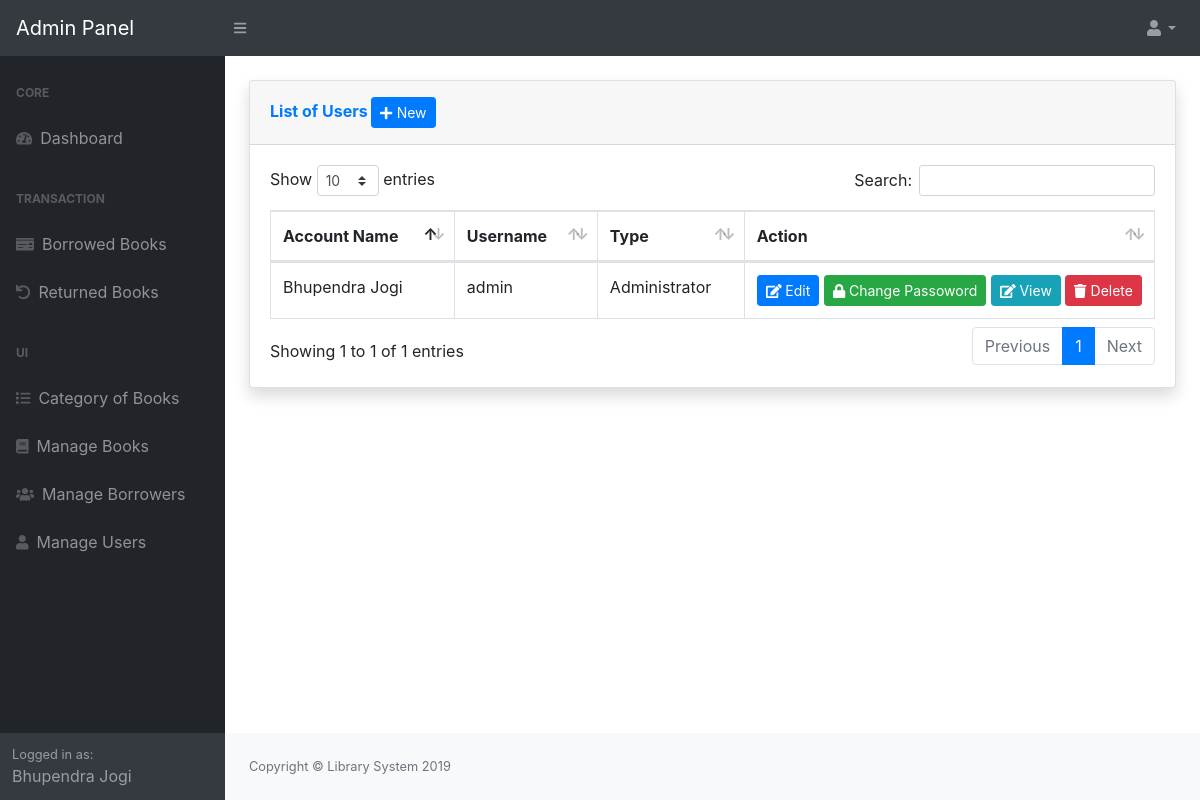
Screenshot of /admin/users/index.php (signed in) with the database file from the repository.
### tables this page shows
CREATE TABLE `tblusers` (
  `USERID` int(11) NOT NULL,
  `NAME` varchar(124) NOT NULL,
  `UEMAIL` varchar(125) NOT NULL,
  `PASS` varchar(125) NOT NULL,
  `TYPE` varchar(125) NOT NULL,
  `Status` varchar(11) NOT NULL,
  `PicLoc` text NOT NULL,
  `fine` varchar(20) DEFAULT NULL
);

### admin/users/index.php (called while the page is built, shortened)
<?php
require_once("../themes/templates.php");
?>

### include/database.php (called while the page is built, shortened)
<?php
class Database {
	var $sql_string = '';
	private $conn;
	public function open_connection() {
		$this->conn = mysqli_connect(server, user, pass);
		if (!$this->conn) {
			throw new Exception("Failed to connect to the database server: " . mysqli_connect_error());
		} else {
			$db_select = mysqli_select_db($this->conn, database_name);
		}
	}
	function setQuery($sql='') {
		$this->sql_string=$sql;
	}
	function executeQuery() {
		$result = mysqli_query($this->conn,$this->sql_string);
		return $result;
	}
	private function confirm_query($result) {
		return $result;
	}
	function loadResultList( $key='' ) {
		$cur = $this->executeQuery();
		$array = array();
		while ($row = mysqli_fetch_object($cur)) {
			if ($key) {
				$array[$row->$key] = $row;
			} else {
				$array[] = $row;
			}
		}
		return $array;
	}
	function loadSingleResult() {
		$cur = $this->executeQuery();
		while ($row = mysqli_fetch_object($cur)) {
		return $data = $row;
		}
	}
}
$mydb = new Database();
?>

### include/accounts.php (called while the page is built, shortened)
<?php
require_once(LIB_PATH.DS.'database.php');
class User {
	protected static  $tblname = "tblusers";
	function single_user($id=""){
			global $mydb;
			$mydb->setQuery("SELECT * FROM ".self::$tblname."
				Where USERID= '{$id}' LIMIT 1");
			$cur = $mydb->loadSingleResult();
			return $cur;
	}
}
?>

### admin/users/list.php (the view, shortened to what this page needs)
        <div class="card shadow mb-4">
          <div class="card-header py-3">
            <h6 class="m-0 font-weight-bold text-primary">List of Users <a href="index.php?view=add" class="btn btn-primary btn-sm" ><i class="fa fa-plus"></i> New</a></h6>
          </div>
          <div class="card-body">
            <div class="table-responsive">
              <table class="table table-bordered table-hover" id="dataTable" width="100%" cellspacing="0"  style="white-space: nowrap;">
		  <thead>
		  		<th> Account Name</th>
		  		<th>Username</th>
		  		<th>Type</th>
		  		<th width="20%">Action</th>
		  </thead>
		  <tbody>
		  	<?php
		  		$mydb->setQuery("SELECT *
									FROM  `tblusers`");
		  		$cur = $mydb->loadResultList();
				foreach ($cur as $result) {
		  		echo '<tr>';
		  		echo '<td>' . $result->NAME.'</a></td>';
		  		echo '<td>'. $result->UEMAIL.'</td>';
		  		echo '<td>'. $result->TYPE.'</td>';
		  		if ($result->TYPE=="SystemAdministrator") {
		  			$btn = '<a title="Edit" href="index.php?view=edit&id='.$result->USERID.'" class="btn btn-primary btn-sm  " ><i class="fa fa-edit"></i> Edit</a> <a title="Edit" href="index.php?view=changepassword&id='.$result->USERID.'" class="btn btn-success btn-sm  " ><i class="fa fa-lock"></i> Change Passoword</a> <a title="View" href="index.php?view=view&id='.$result->USERID.'" class="btn btn-info btn-sm  " ><i class="fa fa-edit"></i> View</a>';
		  		}else{
		  			$btn= '<a title="Edit" href="index.php?view=edit&id='.$result->USERID.'" class="btn btn-primary btn-sm  " ><i class="fa fa-edit"></i> Edit</a> <a title="Edit" href="index.php?view=changepassword&id='.$result->USERID.'" class="btn btn-success btn-sm  " ><i class="fa fa-lock"></i> Change Passoword</a> <a title="View" href="index.php?view=view&id='.$result->USERID.'" class="btn btn-info btn-sm  " ><i class="fa fa-edit"></i> View</a>
		  					 <a title="Delete" href="controller.php?action=delete&id='.$result->USERID.'" class="btn btn-danger btn-sm  " ><i class="fa fa-trash"></i> Delete</a>';
		  		}
		  		echo '<td > '.$btn.'</td>';
		  		echo '</tr>';
		  	}
		  	?>
		  </tbody>
		</table>
	</div>
</div>

### admin/themes/templates.php (shortened to what this page needs)
<?php
 $user = New User();
  $singleuser = $user->single_user($_SESSION['USERID']);
?>
<!DOCTYPE html>
<html lang="en">
    <head>
        <link href="<?php echo web_root;?>admin/dist/css/styles.css" rel="stylesheet" />
          <link href="<?php echo web_root;?>admin/dist/css/datepicker.css" rel="stylesheet" />
        <link href="<?php echo web_root;?>admin/dist/css/dataTables.bootstrap4.min.css" rel="stylesheet" />
        <link href="<?php echo web_root;?>admin/dist/fonts/font-awesome.min.css" rel="stylesheet" />
        <link href="https://cdn.jsdelivr.net/npm/select2@4.0.13/dist/css/select2.min.css" rel="stylesheet" />
    </head>
    <body class="sb-nav-fixed">
        <nav class="sb-topnav navbar navbar-expand navbar-dark bg-dark">
            <a class="navbar-brand" href="<?php echo web_root;?>admin/">Admin Panel</a><button class="btn btn-link btn-sm order-1 order-lg-0" id="sidebarToggle" href="#"><i class="fas fa-bars"></i></button
            >
            <ul class="navbar-nav ml-auto ml-md-0">
                <li class="nav-item dropdown">
                    <a class="nav-link dropdown-toggle" id="userDropdown" href="#" role="button" data-toggle="dropdown" aria-haspopup="true" aria-expanded="false"><i class="fas fa-user fa-fw"></i></a>
                </li>
            </ul>
        </nav>
        <div id="layoutSidenav">
            <div id="layoutSidenav_nav">
                <nav class="sb-sidenav accordion sb-sidenav-dark" id="sidenavAccordion">
                    <div class="sb-sidenav-menu">
                        <div class="nav">
                            <div class="sb-sidenav-menu-heading">Core</div>
                            <a class="nav-link" href="<?php echo web_root?>admin/"
                                ><div class="sb-nav-link-icon"><i class="fas fa-tachometer-alt"></i></div>
                            Dashboard</a>
                            <div class="sb-sidenav-menu-heading">Transaction</div>
                                  <a class="nav-link" href="<?php echo web_root;?>admin/borrowed/">
                                    <div class="sb-nav-link-icon"><i class="fas fa-money-check"></i></div>
                                Borrowed Books</a>
                                  <a class="nav-link" href="<?php echo web_root;?>admin/returned/">
                                    <div class="sb-nav-link-icon"><i class="fas fa-undo"></i></div>
                                Returned Books</a>
                               <div class="sb-sidenav-menu-heading">UI</div>
                                  <a class="nav-link" href="<?php echo web_root;?>admin/category/">
                                    <div class="sb-nav-link-icon"><i class="fas fa-list"></i></div>
                                Category of Books</a>
                                  <a class="nav-link" href="<?php echo web_root;?>admin/books/">
                                    <div class="sb-nav-link-icon"><i class="fas fa-book"></i></div>
                                Manage Books</a>
                                  <a class="nav-link" href="<?php echo web_root;?>admin/borrower/">
                                    <div class="sb-nav-link-icon"><i class="fas fa-users"></i></div>
                                Manage Borrowers</a>
                                  <a class="nav-link" href="<?php echo web_root;?>admin/users/">
                                    <div class="sb-nav-link-icon"><i class="fas fa-user"></i></div>
                                Manage Users</a>
                        </div>
                    </div>
                    <div class="sb-sidenav-footer">
                        <div class="small">Logged in as:</div>
                       <?php echo $singleuser->NAME;  ?>
                    </div>
                </nav>
            </div>
            <div id="layoutSidenav_content">
                <main>
                    <div class="container-fluid">
                         <br/>
                       <?php
                        require_once $content;
                        ?>
                    </div>
                </main>
                <footer class="py-4 bg-light mt-auto">
                    <div class="container-fluid">
                        <div class="d-flex align-items-center justify-content-between small">
                            <div class="text-muted">Copyright &copy; Library System 2019</div>
                        </div>
                    </div>
                </footer>
            </div>
        </div>
    </body>
</html>

### rows the page displays
tblusers: NAME "Bhupendra Jogi", UEMAIL "admin", TYPE "Administrator"
